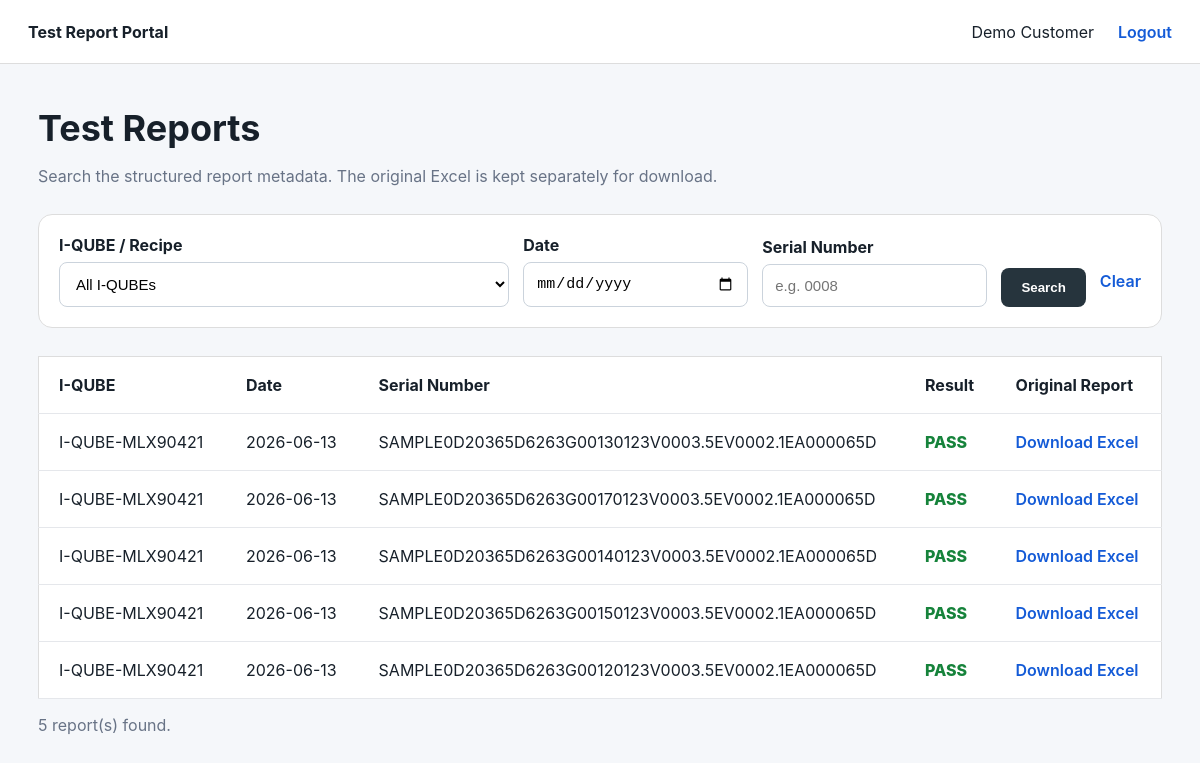
Screenshot of /reports (signed in) with the database file from the repository.
### tables this page shows
CREATE TABLE reports (
        id INTEGER PRIMARY KEY AUTOINCREMENT,
        customer_id INTEGER NOT NULL,
        iqube TEXT NOT NULL,
        report_date TEXT NOT NULL,
        serial_number TEXT NOT NULL,
        result TEXT NOT NULL,
        original_filename TEXT NOT NULL,
        storage_path TEXT NOT NULL,
        created_at TEXT DEFAULT CURRENT_TIMESTAMP,
        UNIQUE(customer_id, storage_path),
        FOREIGN KEY(customer_id) REFERENCES customers(id)
    );

### app.py (the view)
@app.route("/reports")
@login_required
def reports():
    iqube = request.args.get("iqube", "").strip()
    report_date = request.args.get("date", "").strip()
    serial = request.args.get("serial", "").strip()
    conn = db()
    query = """
        SELECT id, iqube, report_date, serial_number, result,
               original_filename
        FROM reports
        WHERE customer_id=?
    """
    params = [session["customer_id"]]
    if iqube:
        query += " AND iqube=?"
        params.append(iqube)
    if report_date:
        query += " AND report_date=?"
        params.append(report_date)
    if serial:
        query += " AND serial_number LIKE ?"
        params.append(f"%{serial}%")
    query += " ORDER BY report_date DESC, id DESC"
    rows = conn.execute(query, params).fetchall()
    iqubes = conn.execute(
        "SELECT DISTINCT iqube FROM reports WHERE customer_id=? ORDER BY iqube",
        (session["customer_id"],)
    ).fetchall()
    conn.close()
    return render_template(
        "reports.html",
        reports=rows,
        iqubes=iqubes,
        filters={"iqube": iqube, "date": report_date, "serial": serial},
        customer_name=session.get("customer_name")
    )

### app.py (called while the page is built)
def db():
    conn = sqlite3.connect(DB_PATH)
    conn.row_factory = sqlite3.Row
    return conn

def login_required(fn):
    @wraps(fn)
    def wrapper(*args, **kwargs):
        if "customer_id" not in session:
            return redirect(url_for("login"))
        return fn(*args, **kwargs)
    return wrapper

### templates/reports.html (shortened to what this page needs)
<!doctype html>
<html>
<head>
  <link rel="stylesheet" href="{{ url_for('static', filename='style.css') }}">
</head>
<body>
<header class="topbar">
  <strong>Test Report Portal</strong>
  <span>{{ customer_name }}</span>
  <a href="{{ url_for('logout') }}">Logout</a>
</header>
<main>
  <h1>Test Reports</h1>
  <p class="muted">Search the structured report metadata. The original Excel is kept separately for download.</p>
  <form class="search" method="get">
    <div>
      <label>I-QUBE / Recipe</label>
      <select name="iqube">
        <option value="">All I-QUBEs</option>
      </select>
    </div>
    <div>
      <label>Date</label>
      <input type="date" name="date" value="{{ filters.date }}">
    </div>
    <div>
      <label>Serial Number</label>
      <input name="serial" value="{{ filters.serial }}" placeholder="e.g. 0008">
    </div>
    <button type="submit">Search</button>
    <a class="clear" href="{{ url_for('reports') }}">Clear</a>
  </form>
  <table>
    <thead>
      <tr>
        <th>I-QUBE</th>
        <th>Date</th>
        <th>Serial Number</th>
        <th>Result</th>
        <th>Original Report</th>
      </tr>
    </thead>
    <tbody>
      {% for report in reports %}
      <tr>
        <td>{{ report['iqube'] }}</td>
        <td>{{ report['report_date'] }}</td>
        <td>{{ report['serial_number'] }}</td>
        <td class="{{ 'pass' if report['result'] == 'PASS' else 'fail' }}">{{ report['result'] }}</td>
        <td><a href="{{ url_for('download', report_id=report['id']) }}">Download Excel</a></td>
      </tr>
      {% else %}
      <tr><td colspan="5" class="empty">No reports found.</td></tr>
      {% endfor %}
    </tbody>
  </table>
  <p class="muted">{{ reports|length }} report(s) found.</p>
</main>
</body>
</html>

### static/style.css (style rules this page uses)
* { box-sizing: border-box; }
body { margin: 0; font-family: -apple-system, BlinkMacSystemFont, "Segoe UI", sans-serif; background: #f5f7fa; color: #17202a; }
main { max-width: 1180px; margin: 42px auto; padding: 0 28px; }
.topbar { height: 64px; background: #fff; border-bottom: 1px solid #ddd; display: flex; align-items: center; gap: 24px; padding: 0 28px; }
.topbar strong { margin-right: auto; }
.topbar a, a { color: #145bd7; text-decoration: none; font-weight: 600; }
h1 { font-size: 36px; margin-bottom: 8px; }
.muted { color: #687386; }
label { display:block; font-weight: 700; margin: 16px 0 7px; }
input, select { width: 100%; padding: 12px; border: 1px solid #cbd3dc; border-radius: 8px; background: white; font-size: 15px; }
button { margin-top: 20px; padding: 12px 20px; border: 0; border-radius: 8px; background: #26343d; color: white; font-weight: 700; cursor: pointer; }
.search { background: white; border: 1px solid #ddd; border-radius: 14px; padding: 20px; display: grid; grid-template-columns: 2fr 1fr 1fr auto auto; gap: 14px; align-items: end; margin: 28px 0; }
.search label { margin-top: 0; }
.search button { margin: 0; }
.clear { align-self: center; margin-top: 20px; }
table { width: 100%; border-collapse: collapse; background: white; border: 1px solid #ddd; }
th, td { padding: 18px 20px; text-align: left; border-bottom: 1px solid #e5e7eb; }
th { font-size: 16px; }
.pass { color: #16833b; font-weight: 800; }

### rows the page displays
reports: iqube "I-QUBE-MLX90421", report_date "2026-06-13", serial_number "SAMPLE0D20365D6263G00130123V0003.5EV0002.1EA000065D", result "PASS"
reports: iqube "I-QUBE-MLX90421", report_date "2026-06-13", serial_number "SAMPLE0D20365D6263G00170123V0003.5EV0002.1EA000065D", result "PASS"
reports: iqube "I-QUBE-MLX90421", report_date "2026-06-13", serial_number "SAMPLE0D20365D6263G00140123V0003.5EV0002.1EA000065D", result "PASS"
reports: iqube "I-QUBE-MLX90421", report_date "2026-06-13", serial_number "SAMPLE0D20365D6263G00150123V0003.5EV0002.1EA000065D", result "PASS"
reports: iqube "I-QUBE-MLX90421", report_date "2026-06-13", serial_number "SAMPLE0D20365D6263G00120123V0003.5EV0002.1EA000065D", result "PASS"

### other values shown
{{ customer_name }} "Demo Customer"
{{ reports|length }} "5"
